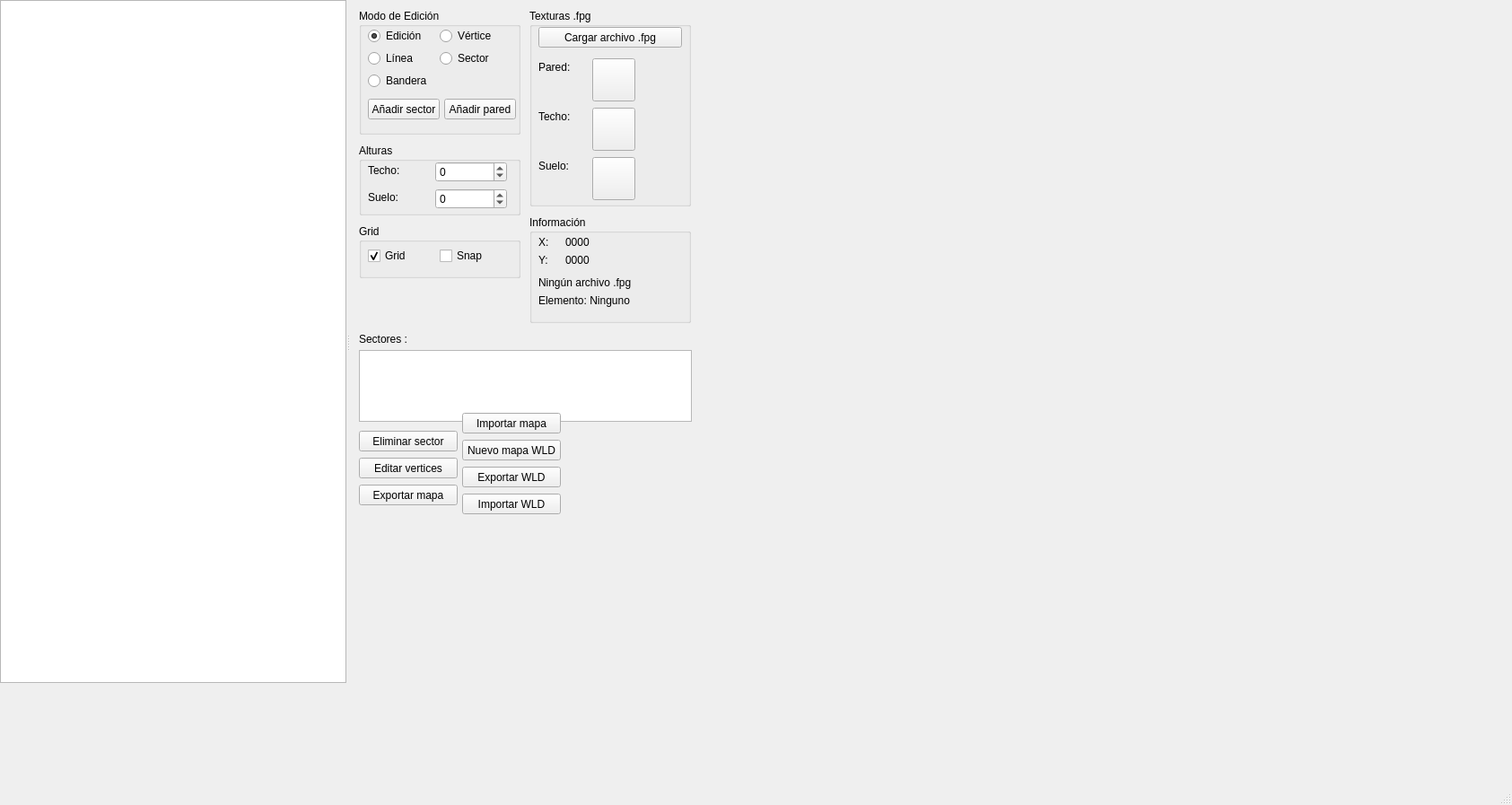
<?xml version="1.0" encoding="UTF-8"?>
<ui version="4.0">
  <class>MainWindow</class>
  <widget class="QMainWindow" name="MainWindow">
    <property name="geometry">
      <rect>
        <x>0</x>
        <y>0</y>
        <width>1685</width>
        <height>897</height>
      </rect>
    </property>
    <property name="windowTitle">
      <string>MapSector Editor - divmap3d style</string>
    </property>

    <widget class="QWidget" name="centralwidget">
      <widget class="QSplitter" name="splitter">
        <property name="geometry">
          <rect>
            <x>0</x>
            <y>0</y>
            <width>2200</width>
            <height>761</height>
          </rect>
        </property>
        <property name="orientation">
          <enum>Qt::Horizontal</enum>
        </property>

        <widget class="QGraphicsView" name="mapView"/>

        <widget class="QWidget" name="rightPanel" native="true">
          <property name="minimumSize">
            <size>
              <width>1200</width>
              <height>0</height>
            </size>
          </property>

          <!-- Modo de edición -->
          <widget class="QGroupBox" name="editModeGroup">
            <property name="geometry">
              <rect><x>10</x><y>10</y><width>180</width><height>140</height></rect>
            </property>
            <property name="title"><string>Modo de Edición</string></property>

            <widget class="QRadioButton" name="editModeRadio">
              <property name="geometry"><rect><x>10</x><y>20</y><width>80</width><height>20</height></rect></property>
              <property name="text"><string>Edición</string></property>
              <property name="checked"><bool>true</bool></property>
            </widget>

            <widget class="QRadioButton" name="vertexModeRadio">
              <property name="geometry"><rect><x>90</x><y>20</y><width>80</width><height>20</height></rect></property>
              <property name="text"><string>Vértice</string></property>
            </widget>

            <widget class="QRadioButton" name="lineModeRadio">
              <property name="geometry"><rect><x>10</x><y>45</y><width>80</width><height>20</height></rect></property>
              <property name="text"><string>Línea</string></property>
            </widget>

            <widget class="QRadioButton" name="sectorModeRadio">
              <property name="geometry"><rect><x>90</x><y>45</y><width>80</width><height>20</height></rect></property>
              <property name="text"><string>Sector</string></property>
            </widget>

            <widget class="QRadioButton" name="flagModeRadio">
              <property name="geometry"><rect><x>10</x><y>70</y><width>80</width><height>20</height></rect></property>
              <property name="text"><string>Bandera</string></property>
            </widget>

            <widget class="QPushButton" name="addSectorButton">
              <property name="geometry"><rect><x>10</x><y>100</y><width>80</width><height>23</height></rect></property>
              <property name="text"><string>Añadir sector</string></property>
            </widget>

            <widget class="QPushButton" name="addWallButton">
              <property name="geometry"><rect><x>95</x><y>100</y><width>80</width><height>23</height></rect></property>
              <property name="text"><string>Añadir pared</string></property>
            </widget>
          </widget>

          <!-- Alturas -->
          <widget class="QGroupBox" name="heightGroup">
            <property name="geometry"><rect><x>10</x><y>160</y><width>180</width><height>80</height></rect></property>
            <property name="title"><string>Alturas</string></property>

            <widget class="QLabel" name="ceilingLabel">
              <property name="geometry"><rect><x>10</x><y>20</y><width>70</width><height>20</height></rect></property>
              <property name="text"><string>Techo:</string></property>
            </widget>

            <widget class="QSpinBox" name="ceilingHeightSpin">
              <property name="geometry"><rect><x>85</x><y>20</y><width>80</width><height>23</height></rect></property>
              <property name="minimum"><number>-4095</number></property>
              <property name="maximum"><number>4095</number></property>
            </widget>

            <widget class="QLabel" name="floorLabel">
              <property name="geometry"><rect><x>10</x><y>50</y><width>70</width><height>20</height></rect></property>
              <property name="text"><string>Suelo:</string></property>
            </widget>

            <widget class="QSpinBox" name="floorHeightSpin">
              <property name="geometry"><rect><x>85</x><y>50</y><width>80</width><height>23</height></rect></property>
              <property name="minimum"><number>-4095</number></property>
              <property name="maximum"><number>4095</number></property>
            </widget>
          </widget>

          <!-- Grid -->
          <widget class="QGroupBox" name="gridGroup">
            <property name="geometry"><rect><x>10</x><y>250</y><width>180</width><height>60</height></rect></property>
            <property name="title"><string>Grid</string></property>

            <widget class="QCheckBox" name="gridCheck">
              <property name="geometry"><rect><x>10</x><y>25</y><width>70</width><height>20</height></rect></property>
              <property name="text"><string>Grid</string></property>
              <property name="checked"><bool>true</bool></property>
            </widget>

            <widget class="QCheckBox" name="snapCheck">
              <property name="geometry"><rect><x>90</x><y>25</y><width>70</width><height>20</height></rect></property>
              <property name="text"><string>Snap</string></property>
            </widget>
          </widget>

          <!-- Texturas .fpg -->
          <widget class="QGroupBox" name="textureGroup">
            <property name="geometry"><rect><x>200</x><y>10</y><width>180</width><height>220</height></rect></property>
            <property name="title"><string>Texturas .fpg</string></property>

            <widget class="QPushButton" name="addTextureButton">
              <property name="geometry"><rect><x>10</x><y>20</y><width>160</width><height>23</height></rect></property>
              <property name="text"><string>Cargar archivo .fpg</string></property>
            </widget>

            <widget class="QLabel" name="wallTextureLabel">
              <property name="geometry"><rect><x>10</x><y>55</y><width>60</width><height>20</height></rect></property>
              <property name="text"><string>Pared:</string></property>
            </widget>

            <widget class="QPushButton" name="wallTextureThumb">
              <property name="geometry"><rect><x>70</x><y>55</y><width>48</width><height>48</height></rect></property>
            </widget>

            <widget class="QLabel" name="ceilingTextureLabel">
              <property name="geometry"><rect><x>10</x><y>110</y><width>60</width><height>20</height></rect></property>
              <property name="text"><string>Techo:</string></property>
            </widget>

            <widget class="QPushButton" name="ceilingTextureThumb">
              <property name="geometry"><rect><x>70</x><y>110</y><width>48</width><height>48</height></rect></property>
            </widget>

            <widget class="QLabel" name="floorTextureLabel">
              <property name="geometry"><rect><x>10</x><y>165</y><width>60</width><height>20</height></rect></property>
              <property name="text"><string>Suelo:</string></property>
            </widget>

            <widget class="QPushButton" name="floorTextureThumb">
              <property name="geometry"><rect><x>70</x><y>165</y><width>48</width><height>48</height></rect></property>
            </widget>
          </widget>

          <!-- Información -->
          <widget class="QGroupBox" name="infoGroup">
            <property name="geometry"><rect><x>200</x><y>240</y><width>180</width><height>120</height></rect></property>
            <property name="title"><string>Información</string></property>

            <widget class="QLabel" name="coordXLabel">
              <property name="geometry"><rect><x>10</x><y>20</y><width>30</width><height>20</height></rect></property>
              <property name="text"><string>X:</string></property>
            </widget>

            <widget class="QLabel" name="coordXValue">
              <property name="geometry"><rect><x>40</x><y>20</y><width>60</width><height>20</height></rect></property>
              <property name="text"><string>0000</string></property>
            </widget>

            <widget class="QLabel" name="coordYLabel">
              <property name="geometry"><rect><x>10</x><y>40</y><width>30</width><height>20</height></rect></property>
              <property name="text"><string>Y:</string></property>
            </widget>

            <widget class="QLabel" name="coordYValue">
              <property name="geometry"><rect><x>40</x><y>40</y><width>60</width><height>20</height></rect></property>
              <property name="text"><string>0000</string></property>
            </widget>

            <widget class="QLabel" name="texFileLabel">
              <property name="geometry"><rect><x>10</x><y>65</y><width>160</width><height>20</height></rect></property>
              <property name="text"><string>Ningún archivo .fpg</string></property>
            </widget>

            <widget class="QLabel" name="elementLabel">
              <property name="geometry"><rect><x>10</x><y>85</y><width>160</width><height>20</height></rect></property>
              <property name="text"><string>Elemento: Ninguno</string></property>
            </widget>
          </widget>

          <widget class="QLabel" name="label">
            <property name="geometry"><rect><x>10</x><y>370</y><width>71</width><height>16</height></rect></property>
            <property name="text"><string>Sectores :</string></property>
          </widget>

          <widget class="QListWidget" name="sectorList">
            <property name="geometry"><rect><x>10</x><y>390</y><width>371</width><height>80</height></rect></property>
          </widget>

          <widget class="QPushButton" name="editVerticesButton">
            <property name="geometry"><rect><x>10</x><y>510</y><width>110</width><height>23</height></rect></property>
            <property name="text"><string>Editar vertices</string></property>
          </widget>

          <widget class="QPushButton" name="deleteSectorButton">
            <property name="geometry"><rect><x>10</x><y>480</y><width>110</width><height>23</height></rect></property>
            <property name="text"><string>Eliminar sector</string></property>
          </widget>

          <widget class="QPushButton" name="exportButton">
            <property name="geometry"><rect><x>10</x><y>540</y><width>110</width><height>23</height></rect></property>
            <property name="text"><string>Exportar mapa</string></property>
          </widget>

          <widget class="QPushButton" name="importButton">
            <property name="geometry"><rect><x>125</x><y>460</y><width>110</width><height>23</height></rect></property>
            <property name="text"><string>Importar mapa</string></property>
          </widget>

          <!-- Botones WLD -->
          <widget class="QPushButton" name="newMapButton">
            <property name="geometry"><rect><x>125</x><y>490</y><width>110</width><height>23</height></rect></property>
            <property name="text"><string>Nuevo mapa WLD</string></property>
          </widget>

          <widget class="QPushButton" name="exportWLDButton">
            <property name="geometry"><rect><x>125</x><y>520</y><width>110</width><height>23</height></rect></property>
            <property name="text"><string>Exportar WLD</string></property>
          </widget>

          <widget class="QPushButton" name="importWLDButton">
            <property name="geometry"><rect><x>125</x><y>550</y><width>110</width><height>23</height></rect></property>
            <property name="text"><string>Importar WLD</string></property>
          </widget>

        </widget> <!-- rightPanel -->
      </widget> <!-- splitter -->
    </widget> <!-- centralwidget -->

    <widget class="QMenuBar" name="menubar">
      <property name="geometry"><rect><x>0</x><y>0</y><width>1685</width><height>20</height></rect></property>
    </widget>

    <widget class="QStatusBar" name="statusbar"/>
  </widget> <!-- MainWindow -->

  <resources/>
  <connections/>
</ui>
